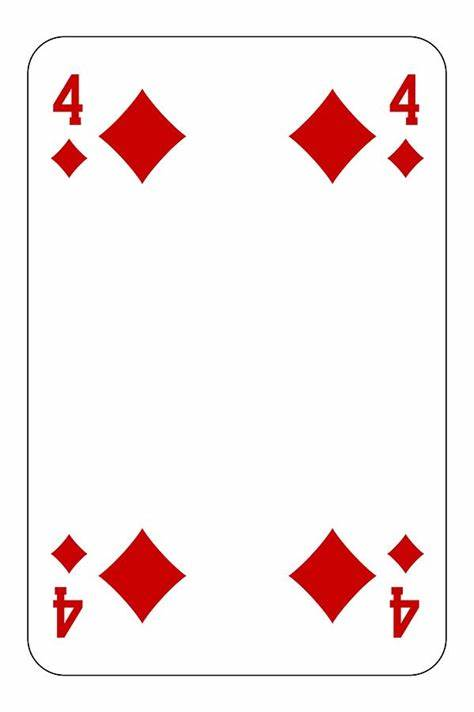
#> input picture images/card.jpeg, 474 x 712 px
$ python draw_multiple_matches.py
#> lines starting #> are read from the running program, lines starting #| are printed output that depends on the picture; after the words box and inside, x2 and y2 are one past the last pixel; in counts of white or black regions, pixels touching at a corner belong together
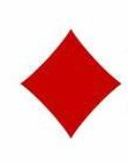
#> input picture images/card-template.jpg, 128 x 163 px
import cv2
import numpy as np


def draw_multiple_matches(img, temp, threshold):
#> called with threshold = 0.7
    grey_img = cv2.cvtColor(img, cv2.COLOR_BGR2GRAY)
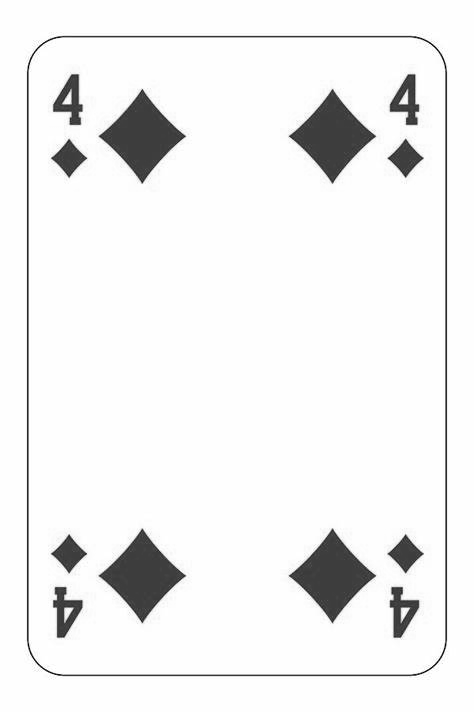
#> grey_img: shape (712, 474); min 0, max 255, mean 239.9
#> img is the input picture: shape (712, 474, 3); mean B, G, R 236.5, 236.5, 247.8

    w, h = temp.shape[::-1]
#> w = 128; h = 163

    res = cv2.matchTemplate(grey_img, temp, cv2.TM_CCOEFF_NORMED)
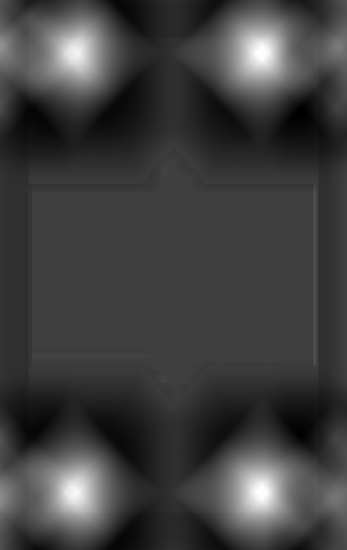
#> res: shape (550, 347) float32; min -0.287, max 0.866, mean 0.000376; drawn with min black and max white
    loc = np.where(res >= threshold)
#> loc = 1646 positions, rows 40 to 505, columns 64 to 272
    points = zip(*loc[::-1])
    for i in points:
        cv2.rectangle(img, i, (i[0] + w, i[1] + h), (0, 255, 255), 1)
#> this loop made 1646 passes
#> i on passes 1 to 3: (256, 40), (257, 40), (258, 40)
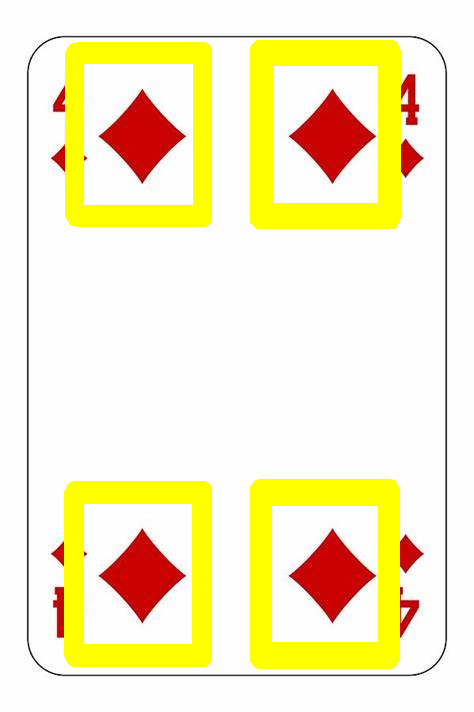
#> img: shape (712, 474, 3); 15.42% of pixels changed, all inside (x1, y1, x2, y2) = (64, 40, 401, 669)
    cv2.imshow("img", img)
    cv2.waitKey(0)
    cv2.destroyAllWindows()


draw_multiple_matches(cv2.imread('./images/card.jpeg'), cv2.imread("./images/card-template.jpg", 0), 0.7)
